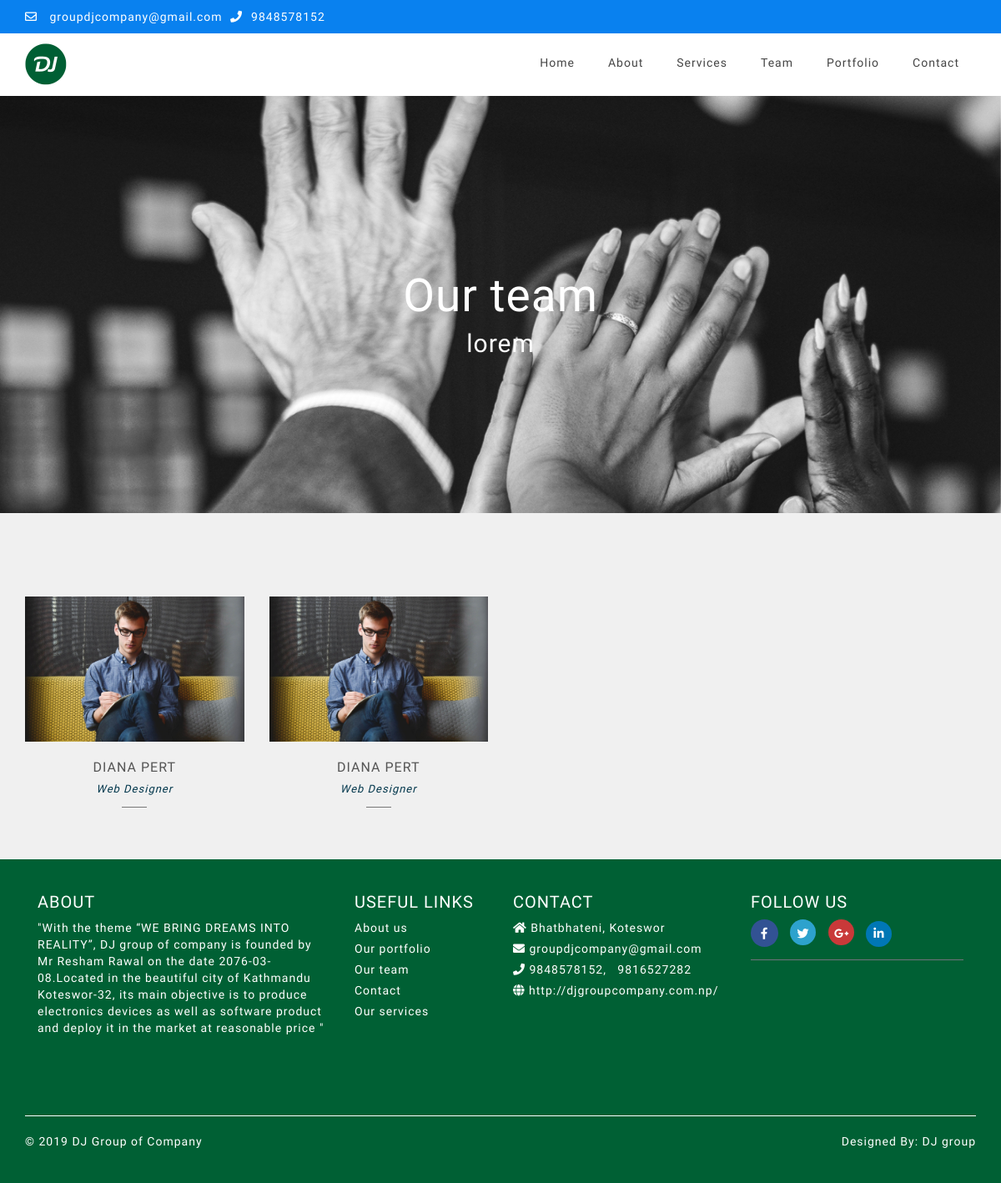
Page /team/ on the committed database.
### djgroup/models.py (models this page shows)
class SiteSetting(models.Model):
    logo = models.ImageField(upload_to='sitesetting')
    number = models.IntegerField()
    number2 = models.IntegerField(null=True)
    email = models.EmailField()
    address = models.CharField(max_length=100)
    website = models.URLField()
    map_link = models.URLField()
    facebook_link = models.URLField(null=True)
    twitter_link = models.URLField(null=True)
    google_link = models.URLField(null=True)
    linkedin_link = models.URLField(null=True)
    created = models.DateTimeField(auto_now_add=True)
    updated = models.DateTimeField(auto_now=True)
    class Meta:
        verbose_name_plural = 'Site Setting'
    def image_tag(self):
        if self.logo:
            return mark_safe('<img src="%s" style="width: 80px; height:80px;" />' % self.logo.url)
        else:
            return 'No Image Found'
    image_tag.short_description = 'Logo'

class Banner(models.Model):
    index = models.ImageField(upload_to='banners')
    index_text = models.TextField(null=True)
    about = models.ImageField(upload_to='banners')
    about_text = models.TextField(null=True)
    services = models.ImageField(upload_to='banners')
    services_text = models.TextField(null=True)
    team = models.ImageField(upload_to='banners')
    team_text = models.TextField(null=True)
    portfolio = models.ImageField(upload_to='banners')
    portfolio_text = models.TextField(null=True)
    contact = models.ImageField(upload_to='banners')
    contact_text = models.TextField(null=True)
    created = models.DateTimeField(auto_now_add=True)
    updated = models.DateTimeField(auto_now=True)
    class Meta:
        verbose_name_plural = 'Banners'
    def index_tag(self):
        if self.index:
            return mark_safe('<img src="%s" style="width: 80px; height:80px;" />' % self.index.url)
        else:
            return 'No Image Found'
    index_tag.short_description = 'Index Banner'
    def about_tag(self):
        if self.about:
            return mark_safe('<img src="%s" style="width: 80px; height:80px;" />' % self.about.url)
        else:
            return 'No Image Found'
    about_tag.short_description = 'About Banner'
    def services_tag(self):
        if self.services:
            return mark_safe('<img src="%s" style="width: 80px; height:80px;" />' % self.services.url)
        else:
            return 'No Image Found'
    services_tag.short_description = 'Services Banner'
    def team_tag(self):
        if self.team:
            return mark_safe('<img src="%s" style="width: 80px; height:80px;" />' % self.team.url)
        else:
            return 'No Image Found'
    team_tag.short_description = 'Team Banner'
    def portfolio_tag(self):
        if self.portfolio:
            return mark_safe('<img src="%s" style="width: 80px; height:80px;" />' % self.portfolio.url)
        else:
            return 'No Image Found'
    portfolio_tag.short_description = 'Portfolio Banner'
    def contact_tag(self):
        if self.contact:
            return mark_safe('<img src="%s" style="width: 80px; height:80px;" />' % self.contact.url)
        else:
            return 'No Image Found'
    contact_tag.short_description = 'Contact Banner'

class Team(models.Model):
    name = models.CharField(max_length=100)
    image = models.ImageField(upload_to='team')
    post = models.CharField(max_length=100)
    description = models.TextField()
    facebook_link = models.URLField()
    insta_link = models.URLField()
    linkedin_link = models.URLField()
    created = models.DateTimeField(auto_now_add=True)
    updated = models.DateTimeField(auto_now=True)
    class Meta:
        verbose_name_plural = 'Our Team'

class AboutUs(models.Model):
    description = models.TextField()
    mission = models.TextField()
    vision = models.TextField()
    strategy = models.TextField()
    goal = models.TextField()
    who_we_are = models.TextField()
    why_choose_us = models.TextField()
    how_we_work = models.ImageField(upload_to='about', default=None)
    best_for = models.TextField()
    bg_image = models.ImageField(upload_to='about', default=None)
    created = models.DateTimeField(auto_now_add=True)
    updated = models.DateTimeField(auto_now=True)
    class Meta:
        verbose_name_plural = 'About Us'

### djgroup/views.py (the view)
# urls.py: path('team/', views.team, name='team'),
def team(request):
    teams = Team.objects.all().order_by('-created')
    context = {'teams': teams}
    return render(request, 'djgroup/team.html', context)

### djgroup/context_processor.py (called while the page is built)
def site_setting(request):
    settings = SiteSetting.objects.all().order_by('-created')[0:1]
    abouts = AboutUs.objects.all().order_by('-created')[0:1]
    banners = Banner.objects.all().order_by('-created')[0:1]
    return {'settings': settings, 'abouts': abouts, 'banners': banners}

### templates/djgroup/team.html (shortened to what this page needs)
{% extends 'djgroup/index.html' %}
{% load static %}
{% block content %}
{% for banner in banners %}
<section class="team-banner" style="background-image: url('/media/{{ banner.team }}');">
    <div class="container">
        <div class="col-md-6 col-md-offset-3">
            <h1>Our team</h1>
            <h4>{{ banner.team_text }}</h4>
        </div>
    </div>
</section>
{% endfor %}
<section class="team">
    <div class="container">
        <div class="row team-v5 margin-bottom-30">
            {% for team in teams %}
            <div class="col-lg-3 col-sm-6 sm-margin-bottom-50">
                <div class="team-img">
                    <img class="img-responsive" src="/media/{{ team.image }}" alt="">
                </div>
                <span>{{ team.name }}</span>
                <small>{{ team.post }}</small>
            </div>
            {% endfor %}
        </div>
    </div>
</section>
{% endblock %}

### templates/djgroup/index.html (shortened to what this page needs)
{% load static %}
<!DOCTYPE html>
<html>
<head>
	<link rel="stylesheet" href="https://use.fontawesome.com/releases/v5.3.1/css/all.css"
>
	<link rel="stylesheet" type="text/css" href="{% static 'css/bootstrap.min.css' %}">
	<link rel="stylesheet" type="text/css" href="{% static 'css/style.css' %}">
	<link rel="stylesheet" type="text/css" href="{% static 'css/animate.css' %}">
	<link rel="stylesheet" type="text/css" href="{% static 'css/cubeportfolio.min.css' %}">
	<link rel="stylesheet" type="text/css" href="{% static 'css/style1.css' %}">
	<link rel="stylesheet" type="text/css" href="{% static 'css/about.css' %}">
	<link rel="stylesheet" type="text/css" href="{% static 'css/team.css' %}">
	<link rel="stylesheet" type="text/css" href="{% static 'css/service.css' %}">
	<link rel="stylesheet" type="text/css" href="{% static 'css/portfolio.css' %}">
	<link rel="stylesheet" type="text/css" href="{% static 'css/detail.css' %}">
	<link rel="stylesheet" type="text/css" href="{% static 'css/responsive.css' %}">
	<link rel="stylesheet" type="text/css" href="{% static 'css/contact.css' %}">
</head>
<body>
	<header>
		<div class="header-top">
			<div class="container">
				<div class="row">
					<div class="ht-left">
						<div class="col-lg-6 col-md-6 col-sm-12 col-xs-12">
							<ul class="pull-left top-contact">
								{% for setting in settings %}
								<li><i class="far fa-envelope"></i><a href="mailto:{{ setting.email }}">
										{{ setting.email }}</a></li>
								<li><i class="fas fa-phone"></i>{{ setting.number }}</li>
							</ul>
							{% endfor %}
						</div>
					</div>
					<div class="col-lg-6 col-md-6 col-sm-6 col-xs-12">
					</div>
				</div>
			</div>
		</div>
		<div class="header-bottom">
			<div class="container">
				{% for setting in settings %}
				<div class="logo"><a href="{% url 'djgroup:index' %}"><img src="/media/{{ setting.logo }}"></a></div>
				{% endfor %}
				<nav>
					<ul>
						<li><a href="{% url 'djgroup:index' %}">Home</a></li>
						<li><a href="{% url 'djgroup:about' %}">About</a></li>
						<li class="sub-menu"><a href="{% url 'djgroup:service' %}">Services</a>
						</li>
						<li><a href="{% url 'djgroup:team' %}">Team</a></li>
						<li><a href="{% url 'djgroup:portfolio' %}">Portfolio</a>
						</li>
						<li><a href="{% url 'djgroup:contact' %}">Contact</a></li>
					</ul>
				</nav>
			</div>
		</div>
	</header>
	{% block content %}{% endblock %}
	<footer>
		<div class="footer-upper">
			<div class="container">
				<div class="footer-part">
					<div class="col-lg-4 col-md-4 col-sm-6 col-xs-12 footer-div">
						<div class="footer-block information">
							<h4 class="title">About</h4>
							{% for about in abouts %}
							<p>{{ about.description }}</p>
							{% endfor %}
						</div>
					</div>
					<div class="col-lg-2 col-md-2 col-sm-6 col-xs-12 footer-div">
						<div class="footer-block information">
							<h4 class="title">Useful links</h4>
							<ul class="list">
								<li class="ft-item"><a href="{% url 'djgroup:about' %}">About us</a></li>
								<li class="ft-item"><a href="{% url 'djgroup:portfolio' %}">Our portfolio</a></li>
								<li class="ft-item"><a href="{% url 'djgroup:team' %}">Our team</a></li>
								<li class="ft-item"><a href="{% url 'djgroup:contact' %}">Contact</a></li>
								<li class="ft-item"><a href="{% url 'djgroup:service' %}">Our services</a></li>
							</ul>
						</div>
					</div>
					<div class="col-lg-3 col-md-3 col-sm-6 col-xs-12 footer-div">
						<div class="footer-block information">
							<h4 class="title">Contact</h4>
							<ul class="list">
								{% for setting in settings %}
								<li class="ft-item"><i class="fa fa-home" aria-hidden="true"></i>
									{{setting.address}}
								</li>
								<li class="ft-item"><i class="fa fa-envelope" aria-hidden="true"></i>
									<a href="mailto:{{ setting.email }}">
										{{ setting.email }}</a>
								</li>
								<li class="ft-item"><i class="fa fa-phone" aria-hidden="true"></i>
									{{setting.number}},
									&nbsp; {{ setting.number2 }}
								</li>
								<li class="ft-item"><i class="fa fa-globe" aria-hidden="true"></i><a href="">
										{{ setting.website }}</a></li>
							</ul>
							{% endfor %}
						</div>
					</div>
					<div class="col-lg-3 col-md-3 col-sm-6 col-xs-12 footer-div">
						<div class="footer-term">
							<h4 class="title">Follow us</h4>
							<ul class="networks">
								{% for setting in settings %}
								<li><a href="{{ setting.facebook_link }}"><i class="fab fa-facebook-f"></i></a></li>
								<li><a href="{{ setting.twitter_link }}"><i class="fab fa-twitter"></i></a></li>
								<li><a href="{{ setting.google_link }}"><i class="fab fa-google-plus-g"></i></a></li>
								<li><a href="{{ setting.linkedin_link }}"><i class="fab fa-linkedin-in"></i></a></li>
								{% endfor %}
							</ul>
						</div>
					</div>
				</div>
				<div class="footer-bottom">
					<div class="row">
						<div class="col-lg-6 col-md-6 col-sm-6 col-xs-12">
							<div class="ft-left">
								<p>© 2019 DJ Group of Company</p>
							</div>
						</div>
						<div class="col-lg-6 col-md-6 col-sm-6 col-xs-12">
							<div class="ft-right">
								{% for setting in settings %}
								<p>Designed By: <a href="{{ setting.website }}">DJ group</a></p>
								{% endfor %}
							</div>
						</div>
					</div>
				</div>
			</div>
		</div>
	</footer>
</body>
</html>

### djgroup/static/css/style.css (style rules this page uses)
body { background: #FFFFFB; font-family: 'Rokkitt', serif; font-family: 'Asul', sans-serif; ; letter-spacing: 1px; }
ul { margin: 0; padding: 0; list-style: none; }
.logo img { height: 50px; width: 50px; }
.header-top { background: #0981EF; color: #fff; padding-top: 10px; padding-bottom: 10px }
.pull-left.top-contact li i { padding-right: 10px; }
.pull-left.top-contact li { padding-right: 5px; }
.header-top .ht-left .top-contact li { display: inline-block; }
.header-bottom { background: #fff; color: #04dbda; box-sizing: border-box; width: 100%; padding-top: 10px; padding-bottom: 10px; }
.header-bottom .logo { color: #04dbda; height: 50px; line-height: 50px; float: left; font-size: 24px; font-weight: bold; }
.header-bottom nav { float: right; }
.header-bottom nav ul { padding: 0; margin: 0; display: flex; }
.header-bottom nav ul li { list-style: none; position: relative; }
.header-bottom nav ul li a { height: 55px; line-height: 50px; padding: 0 20px; color: #444; text-decoration: none; display: block; }
.header-bottom nav ul li a::after { content: ''; position: absolute; width: 100%; transform: scaleX(0); height: 2px; bottom: 0; left: 0; background-color: #006034; transform-origin: bottom right; transition: transform 0.25s ease-out; }
.footer-upper { background: #006034; color: #fff; padding: 30px 0; }
ul.list .ft-item { padding-bottom: 5px; }
.title { text-transform: uppercase; font-size: 20px; }
.footer-term .title { text-transform: uppercase; font-size: 20px; }
ul.networks li { display: inline-block; margin-right: 10px; }
ul.networks { border-bottom: 1px solid #72727d; padding-bottom: 15px; }
.networks li:nth-child(1) { color: #fff; background-color: #325293; width: 33px; height: 33px; border-radius: 50%; text-align: center; padding: 7px }
.networks li:nth-child(2) { color: #fff; background-color: #2DA2CD; width: 31px; height: 31px; border-radius: 50%; text-align: center; padding: 7px }
.networks li:nth-child(3) { color: #fff; background-color: #C93939; width: 31px; height: 31px; border-radius: 50%; text-align: center; padding: 7px }
.networks li:nth-child(4) { color: #fff; background-color: #0077B5; width: 31px; height: 31px; border-radius: 50%; text-align: center; padding: 5px; }
li a { color: #fff; }
.ft-item a { color: #fff; }
.ft-right p { float: right; }
.footer-part { border-bottom: 1px solid #fff; float: left; margin-bottom: 20px; }
.ft-right a { color: #fff; }
@media (min-width: 768px) { .footer-div { height: 277px; } }

### djgroup/static/css/style1.css (style rules this page uses)
section.team { margin-top: 0px; background: #F0F0F0; padding: 50px 0px; }
.margin-bottom-30 { margin-top: 50px; clear: both; }
.team-v5 { text-align: center; }
.team-v5 span { color: #555; display: block; font-size: 16px; margin-bottom: 5px; text-transform: uppercase; }
.team-v5 small { display: block; color: #03374C; font-size: 13px; font-style: italic; position: relative; margin-bottom: 25px; }
.team-v5 small:after { left: 50%; top: 30px; height: 1px; width: 30px; content: " "; background: #777; margin-left: -15px; position: absolute; }
.team-v5 .team-img { position: relative; }
.team-v5 .team-img:after { top: 0; left: 0; width: 100%; height: 100%; content: " "; position: absolute; transition: all 0.4s ease-in-out; }
.team-v5 .team-img>img { width: 100%; margin-bottom: 20px; }

### djgroup/static/css/about.css (style rules this page uses)
.col-md-6.col-md-offset-3 { margin-top: 189px; text-align: center; color: #fff; }
.col-md-6.col-md-offset-3 h1 { font-size: 55px; }
.col-md-6.col-md-offset-3 h4 { font-size: 30px; }

### djgroup/static/css/team.css (style rules this page uses)
.team-banner { background-attachment: fixed; background-repeat: no-repeat; background-position: center; background-size: cover; height: 500px; }
.col-md-6.col-md-offset-3 { margin-top: 189px; text-align: center; color: #fff; }
.col-md-6.col-md-offset-3 h1 { font-size: 55px; }
.col-md-6.col-md-offset-3 h4 { font-size: 30px; }
.team-img img { width: 100%; }
.team { margin-top: 70px; }

### djgroup/static/css/service.css (style rules this page uses)
.col-md-6.col-md-offset-3 { margin-top: 189px; text-align: center; color: #fff; }
.col-md-6.col-md-offset-3 h1 { font-size: 55px; }
.col-md-6.col-md-offset-3 h4 { font-size: 30px; }

### djgroup/static/css/portfolio.css (style rules this page uses)
.col-md-6.col-md-offset-3 { margin-top: 189px; text-align: center; color: #fff; }
.col-md-6.col-md-offset-3 h1 { font-size: 55px; }
.col-md-6.col-md-offset-3 h4 { font-size: 30px; }

### djgroup/static/css/detail.css (style rules this page uses)
.col-md-6.col-md-offset-3 { margin-top: 189px; text-align: center; color: #fff; }
.col-md-6.col-md-offset-3 h1 { font-size: 40px; }
.col-md-6.col-md-offset-3 h4 { font-size: 30px; }

### rows in the picture
SiteSetting: email "groupdjcompany@gmail.com", number "9848578152", logo (picture), address "Bhatbhateni, Koteswor", number2 "9816527282", website "http://djgroupcompany.com.np/"
Banner: team (picture), team_text "lorem"
Team: image (picture), name "DIANA PERT", post "Web Designer"
Team: image (picture), name "DIANA PERT", post "Web Designer"
AboutUs: description "\"With the theme “WE BRING DREAMS INTO REALITY”, DJ group of company is founded by Mr Resham Rawal on the date 2076-03-08.Located in the beautiful city of Kathmandu Koteswor-32, its main objective is to produce electronics devices as well as software product and deploy it in the market at reasonable price \""
